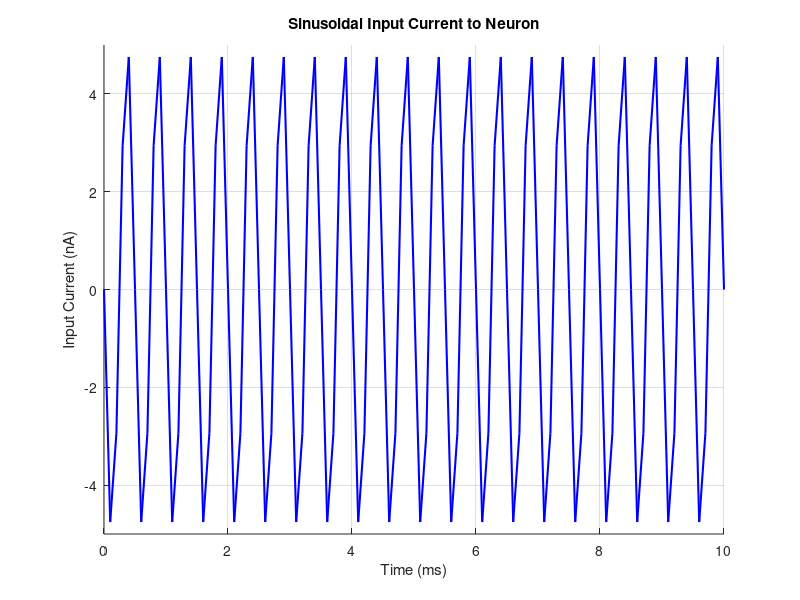

MATLAB code for this plot:
% Clear the environment and close figures
clf;
close all;
clear;
clc;

T=10;
% Define time and sinusoidal input parameters
t = 0:0.1:T;  % Time vector (1000 data points)
I0 = 5;          % Amplitude of input current (5 nA)
f = 8;           % Frequency in Hz (1 cycle per second)
phi = 0;         % Phase offset

% Calculate the sinusoidal input current
I = I0 * sin(2 * pi * f * t + phi);  % Sinusoidal function

% Create a new figure and hold it for plotting
figure;
hold on;
xlabel('Time (ms)');
ylabel('Input Current (nA)');
title('Sinusoidal Input Current to Neuron');

% Plot the sinusoidal input using plot
plot(t, I, 'b', 'LineWidth', 1.5);  % 'b' for blue color

% Set axis limits to ensure proper scaling
xlim([0 T]);  % Limit x-axis from 0 to 100 ms
ylim([-I0 I0]);  % Limit y-axis from -5 to 5 nA

% Enable grid for better visualization
grid on;
